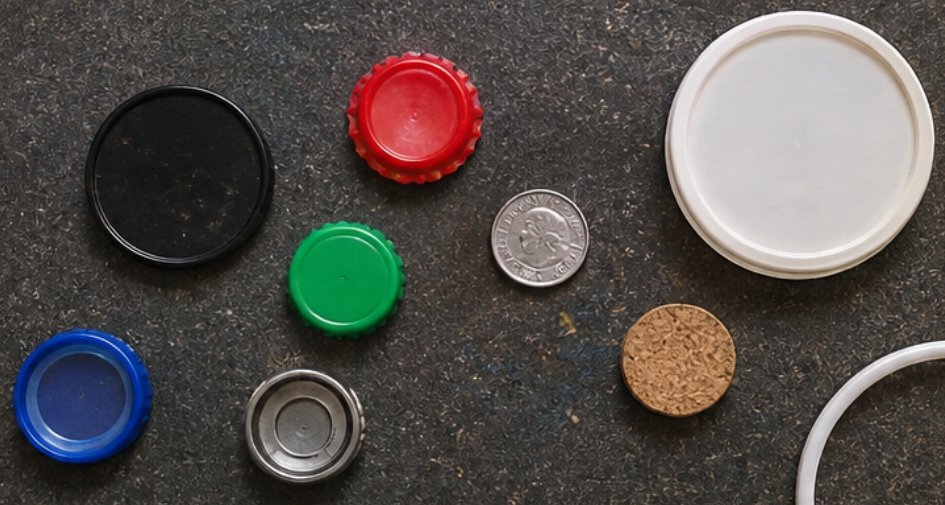
#> input picture images/input_image2.png, 945 x 505 px
$ jupyter execute Q2_Robust_Circle_Detection_Hough_Transform.ipynb
#> lines starting #> are read from the running program, lines starting #| are printed output that depends on the picture
# Q2. Robust Circle Detection using Hough Transform

This notebook performs **circle detection using the Hough Transform** on an image containing multiple circular objects.

The experiment investigates:

1. Preprocessing and edge detection.
2. Circle detection using the Hough Transform.
3. The effect of changing the **radius range**.
4. The effect of changing the **detection threshold**.
5. Visualization of detected circles on the original image.
6. Selection of the parameter setting giving the most accurate detection.
7. Discussion of false and missed detections.

> **Note:** Place your input image in the same directory as this notebook and change `IMAGE_PATH` below.

[cell 1]
# Install/import required libraries
# If needed, uncomment:
# !pip install opencv-python scikit-image matplotlib numpy

import cv2
import numpy as np
import matplotlib.pyplot as plt

from skimage.transform import hough_circle, hough_circle_peaks
from skimage.feature import canny

plt.rcParams["figure.figsize"] = (10, 7)

[cell 2]
# -------------------------------------------------
# Configuration
# -------------------------------------------------
IMAGE_PATH = "../images/input_image2.png"   # <-- CHANGE THIS

# Edge detection parameters
GAUSSIAN_SIGMA = 2.0
CANNY_LOW = 50
CANNY_HIGH = 150

# -------------------------------------------------
# Circle detection experiments
# -------------------------------------------------

# Radius ranges to investigate
RADIUS_RANGES = [
    (10, 40),
    (20, 80),
    (40, 120)
]

# Detection thresholds.
# hough_circle_peaks uses total_num_peaks rather than
# a simple absolute threshold, so we additionally use
# normalize=True and inspect accumulator strength.
PEAK_THRESHOLDS = [
    0.25,
    0.40,
    0.55
]

# Maximum number of circles to return
MAX_CIRCLES = 20

# Minimum distance between detected circle centers
MIN_CENTER_DISTANCE = 20

[cell 3]
# Load image
image_bgr = cv2.imread(IMAGE_PATH)
#> image_bgr is the input picture: shape (505, 945, 3); mean B, G, R 75.7, 79.6, 84.2

if image_bgr is None:
    raise FileNotFoundError(
        f"Could not read '{IMAGE_PATH}'. "
        "Place the image in the notebook directory or update IMAGE_PATH."
    )

image_rgb = cv2.cvtColor(image_bgr, cv2.COLOR_BGR2RGB)
gray = cv2.cvtColor(image_bgr, cv2.COLOR_BGR2GRAY)
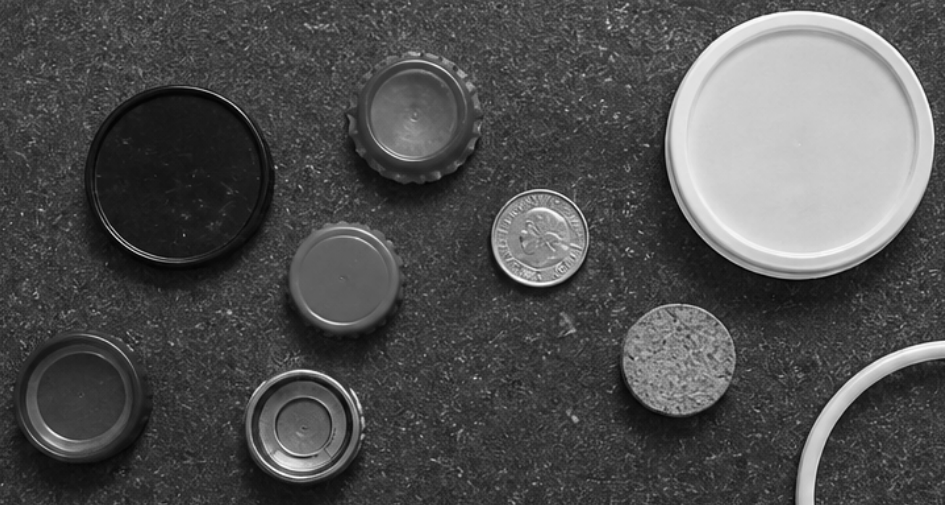
#> gray: shape (505, 945); min 1, max 254, mean 80.5

print("Image shape:", image_rgb.shape)
#| Image shape: (505, 945, 3)

plt.figure()
plt.imshow(image_rgb)
plt.title("Original Image")
plt.axis("off")
plt.show()

plt.figure()
plt.imshow(gray, cmap="gray")
plt.title("Grayscale Image")
plt.axis("off")
plt.show()

## 1. Preprocessing and Edge Detection

Circle detection works on an edge image. We first smooth the grayscale image to reduce noise and then detect edges using the Canny operator.

[cell 4]
# Gaussian smoothing
blurred = cv2.GaussianBlur(
    gray,
    ksize=(0, 0),
    sigmaX=GAUSSIAN_SIGMA
)

# Canny edge detection
edges_cv = cv2.Canny(
    blurred,
    threshold1=CANNY_LOW,
    threshold2=CANNY_HIGH
)
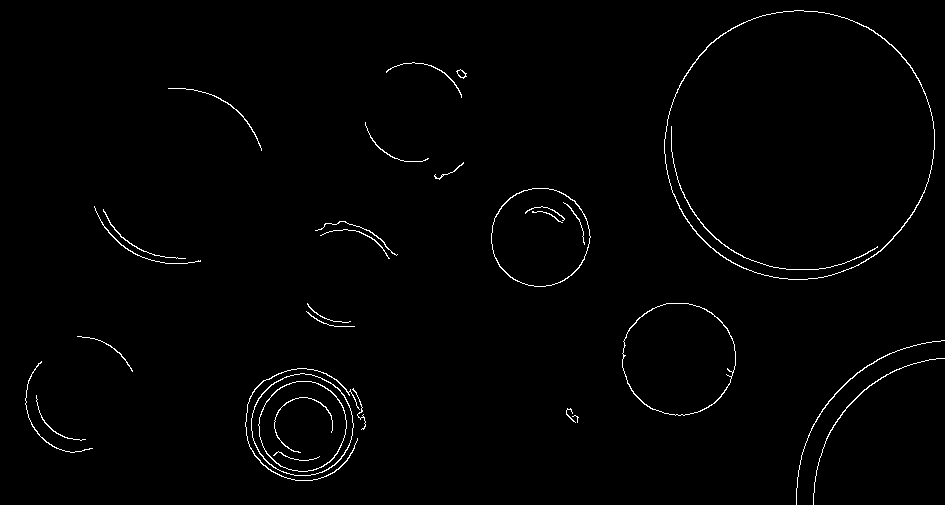
#> edges_cv: shape (505, 945); 1.2% white in thin lines or dots

# Convert to boolean for skimage
edges = edges_cv > 0
#> edges: shape (505, 945) bool; 1.2% white in thin lines or dots

print("Number of edge pixels:", np.count_nonzero(edges))
#| Number of edge pixels: 5577

fig, axes = plt.subplots(1, 2, figsize=(16, 6))

axes[0].imshow(blurred, cmap="gray")
axes[0].set_title("Gaussian Smoothed Image")
axes[0].axis("off")

axes[1].imshow(edges, cmap="gray")
axes[1].set_title("Canny Edge Map")
axes[1].axis("off")

plt.tight_layout()
plt.show()
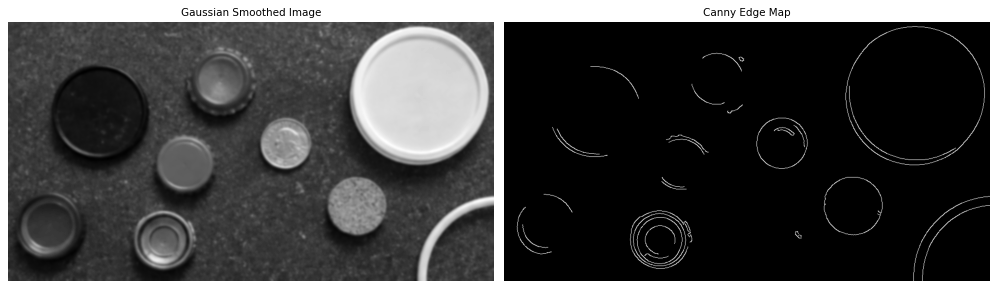
#> figure drawn by matplotlib, 2 panels

## 2. Hough Transform for Circle Detection

For a circle,

$$
(x-a)^2 + (y-b)^2 = r^2
$$

where:
- $(a,b)$ is the center,
- $r$ is the radius.

The circle Hough Transform searches over possible centers and radii and accumulates votes from edge pixels.

We use `hough_circle()` and `hough_circle_peaks()` from `scikit-image`.

[cell 5]
def detect_circles(edge_image, min_radius, max_radius,
                    threshold=0.4, max_circles=20):
    """Detect circles using the circular Hough Transform."""

    radii = np.arange(min_radius, max_radius + 1)

    # Hough accumulator
    hough_res = hough_circle(edge_image, radii)

    # Extract strongest peaks.
    # threshold is relative to the maximum accumulator response
    # when normalize=True.
    accums, cx, cy, detected_radii = hough_circle_peaks(
        hough_res,
        radii,
        total_num_peaks=max_circles,
        threshold=threshold,
        normalize=True,
        min_xdistance=MIN_CENTER_DISTANCE,
        min_ydistance=MIN_CENTER_DISTANCE
    )

    return accums, cx, cy, detected_radii, hough_res

[cell 6]
def draw_circles(image, cx, cy, radii):
    """Draw detected circles on an RGB image."""

    result = image.copy()

    for x, y, r in zip(cx, cy, radii):
        cv2.circle(
            result,
            (int(x), int(y)),
            int(r),
            (255, 0, 0),
            2,
            cv2.LINE_AA
        )

        # Mark center
        cv2.circle(
            result,
            (int(x), int(y)),
            3,
            (0, 255, 0),
            -1
        )

    return result

## 3. Investigating Different Radius Ranges

The first experiment keeps the detection threshold fixed while changing the allowed radius range.

A radius range that is too narrow can cause **missed detections**. A very wide range increases the search space and can allow **false detections**, especially in noisy images.

[cell 7]
FIXED_THRESHOLD = 0.40

radius_results = []

for min_r, max_r in RADIUS_RANGES:
    accums, cx, cy, detected_radii, hough_res = detect_circles(
        edges,
        min_r,
        max_r,
        threshold=FIXED_THRESHOLD,
        max_circles=MAX_CIRCLES
    )

    overlay = draw_circles(
        image_rgb,
        cx,
        cy,
        detected_radii
    )

    radius_results.append({
        "min_radius": min_r,
        "max_radius": max_r,
        "accums": accums,
        "cx": cx,
        "cy": cy,
        "radii": detected_radii,
        "overlay": overlay,
        "hough_res": hough_res
    })
#> this loop made 3 passes
#> (accums, cx, cy, detected_radii) on passes 1 to 3: ([0.506], [303], [426], [29]), ([0.506, 0.854, 0.544], [303, 540, 679], [426, 237, 359], [29, 49, 56]), ([0.854, 0.73, 0.544], [540, 302, 679], [237, 425, 359], [49, 51, 56])
#> after the loop, radius_results = 3 items

fig, axes = plt.subplots(
    1,
    len(radius_results),
    figsize=(18, 6)
)

for ax, result in zip(axes, radius_results):
    ax.imshow(result["overlay"])
    ax.set_title(
        f"Radius Range: {result['min_radius']}–{result['max_radius']}\n"
        f"Circles: {len(result['radii'])}"
    )
    ax.axis("off")
#> this loop made 3 passes

plt.tight_layout()
plt.show()
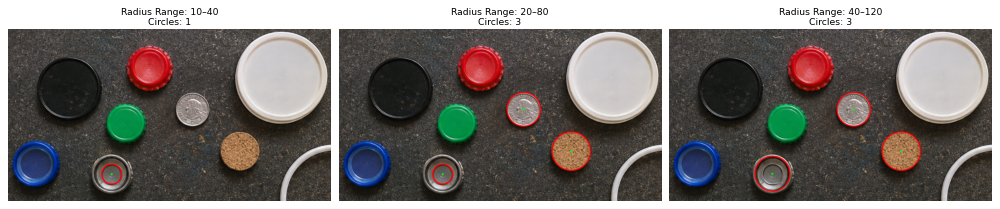
#> figure drawn by matplotlib, 3 panels

[cell 8]
# Print detected circles for each radius range
for result in radius_results:
    print(
        f"Radius range {result['min_radius']}–{result['max_radius']}: "
        f"{len(result['radii'])} circles"
    )

    for i, (x, y, r, score) in enumerate(
        zip(
            result["cx"],
            result["cy"],
            result["radii"],
            result["accums"]
        ),
        start=1
    ):
        print(
            f"  Circle {i}: center=({int(x)}, {int(y)}), "
            f"radius={int(r)}, score={score:.3f}"
        )

    print()

## 4. Investigating Different Detection Thresholds

Now we fix the radius range and vary the Hough peak threshold.

- **Lower threshold:** more circles are accepted, increasing sensitivity but potentially producing false detections.
- **Higher threshold:** only stronger circle candidates are retained, reducing false detections but potentially missing weak, partial, or noisy circles.

[cell 9]
# Select the radius range that appears most suitable.
# CHANGE these values if your image requires a different range.
BEST_MIN_RADIUS = 20
BEST_MAX_RADIUS = 80

threshold_results = []

for threshold in PEAK_THRESHOLDS:
    accums, cx, cy, detected_radii, hough_res = detect_circles(
        edges,
        BEST_MIN_RADIUS,
        BEST_MAX_RADIUS,
        threshold=threshold,
        max_circles=MAX_CIRCLES
    )

    overlay = draw_circles(
        image_rgb,
        cx,
        cy,
        detected_radii
    )

    threshold_results.append({
        "threshold": threshold,
        "accums": accums,
        "cx": cx,
        "cy": cy,
        "radii": detected_radii,
        "overlay": overlay,
        "hough_res": hough_res
    })
#> this loop made 3 passes
#> (accums, cx, cy, detected_radii) on passes 1 to 3: ([0.506, 0.854, 0.544, 0.35, 0.307, 0.254], [303, 540, 679, 413, 343, 79], [426, 237, 359, 112, 278, 396], [29, 49, 56, 49, 49, 43]), ([0.506, 0.854, 0.544], [303, 540, 679], [426, 237, 359], [29, 49, 56]), ([0.854, 0.73], [540, 302], [237, 425], [49, 51])
#> after the loop, threshold_results = 3 items

fig, axes = plt.subplots(
    1,
    len(threshold_results),
    figsize=(18, 6)
)

for ax, result in zip(axes, threshold_results):
    ax.imshow(result["overlay"])
    ax.set_title(
        f"Threshold: {result['threshold']}\n"
        f"Circles: {len(result['radii'])}"
    )
    ax.axis("off")

plt.tight_layout()
plt.show()

[cell 10]
# Print threshold experiment results
for result in threshold_results:
    print(
        f"Threshold {result['threshold']}: "
        f"{len(result['radii'])} circles"
    )

    for i, (x, y, r, score) in enumerate(
        zip(
            result["cx"],
            result["cy"],
            result["radii"],
            result["accums"]
        ),
        start=1
    ):
        print(
            f"  Circle {i}: center=({int(x)}, {int(y)}), "
            f"radius={int(r)}, score={score:.3f}"
        )

    print()

## 5. Final / Most Accurate Parameter Setting

After visually inspecting the experiments above, select the parameters that provide the best balance between:

- detecting the actual circular objects,
- avoiding duplicate circles,
- avoiding false circles caused by noise or other curved structures,
- detecting partial circles when enough of their boundary remains visible.

Update the values in the cell below if necessary.

[cell 11]
# -------------------------------------------------
# FINAL SELECTED PARAMETERS
# -------------------------------------------------
FINAL_MIN_RADIUS = 20
FINAL_MAX_RADIUS = 80
FINAL_THRESHOLD = 0.40

final_accums, final_cx, final_cy, final_radii, final_hough = detect_circles(
    edges,
    FINAL_MIN_RADIUS,
    FINAL_MAX_RADIUS,
    threshold=FINAL_THRESHOLD,
    max_circles=MAX_CIRCLES
)
#> final_accums = [0.506, 0.854, 0.544]; final_cx = [303, 540, 679]; final_cy = [426, 237, 359]; final_radii = [29, 49, 56]

final_overlay = draw_circles(
    image_rgb,
    final_cx,
    final_cy,
    final_radii
)

print("Final parameter settings")
print("------------------------")
print("Minimum radius :", FINAL_MIN_RADIUS)
print("Maximum radius :", FINAL_MAX_RADIUS)
print("Threshold      :", FINAL_THRESHOLD)
print("Circles found  :", len(final_radii))
#| Circles found  : 3

plt.figure(figsize=(12, 8))
plt.imshow(final_overlay)
plt.title(
    f"Final Circle Detection "
    f"(Radius {FINAL_MIN_RADIUS}–{FINAL_MAX_RADIUS}, "
    f"Threshold {FINAL_THRESHOLD})"
)
plt.axis("off")
plt.show()

[cell 12]
# Final detected circle table
print("Final detected circles:")
print("-" * 65)
print(f"{'No.':<5}{'Center (x,y)':<20}{'Radius':<12}{'Score':<10}")
print("-" * 65)

for i, (x, y, r, score) in enumerate(
    zip(final_cx, final_cy, final_radii, final_accums),
    start=1
):
    print(
        f"{i:<5}"
        f"({int(x)}, {int(y)}){'':<11}"
        f"{int(r):<12}"
        f"{score:.3f}"
    )
#> this loop made 3 passes
#> (x, y, r, score) on passes 1 to 3: (303, 426, 29, 0.506), (540, 237, 49, 0.854), (679, 359, 56, 0.544)
#| 1    (303, 426)           29          0.506
#| 2    (540, 237)           49          0.854
#| 3    (679, 359)           56          0.544

$ run again, with images/input_image1.png copied over images/input_image2.png
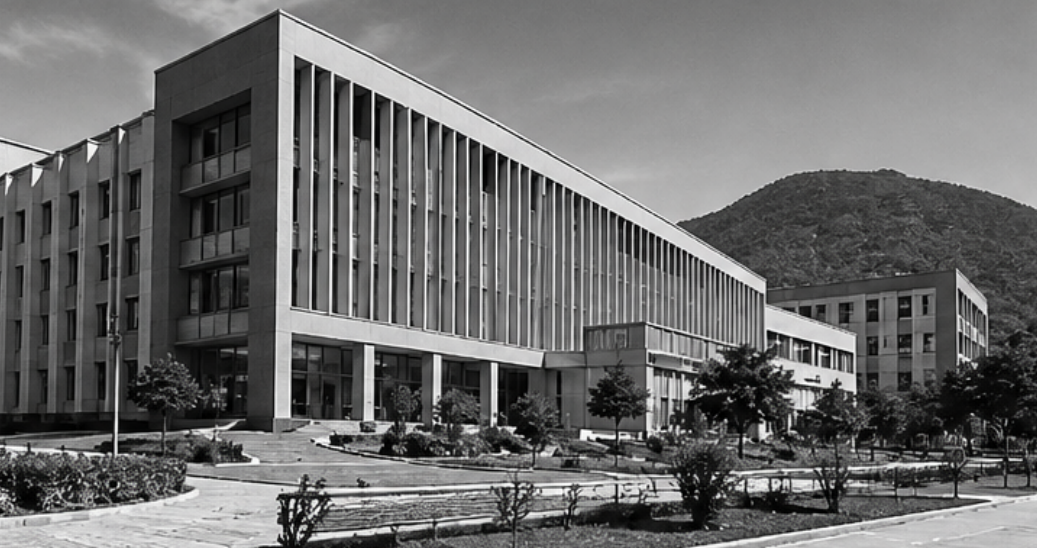
#> input picture images/input_image1.png, 1037 x 548 px
#> image_bgr is the input picture: shape (548, 1037, 3); mean B, G, R 108.3, 108.4, 108.5
#| Image shape: (548, 1037, 3)
#> `edges_cv = cv2.Canny( blurred, threshold1=CANNY_LOW, threshold2=CANNY_..`:
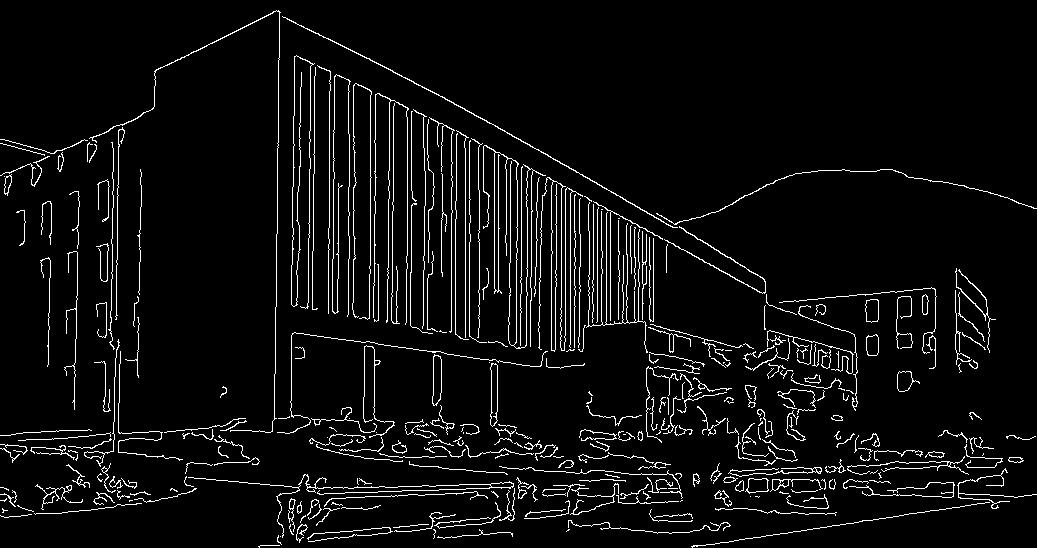
#> edges_cv: shape (548, 1037); 5.3% white in thin lines or dots
#> edges: shape (548, 1037) bool; 5.3% white in thin lines or dots
#| Number of edge pixels: 29892
#> after the loop `for min_r, max_r in RADIUS_RANGES:`: radius_results = 3 items
#> the loop `for ax, result in zip(axes, radius_results):` made 3 passes
#> the loop `for result in radius_results:` made 3 passes
#> (printed output is left out)
#> the loop `for threshold in PEAK_THRESHOLDS:` made 3 passes
#> pass 1, `overlay = draw_circles( image_rgb, cx, cy, detected_radii )`:
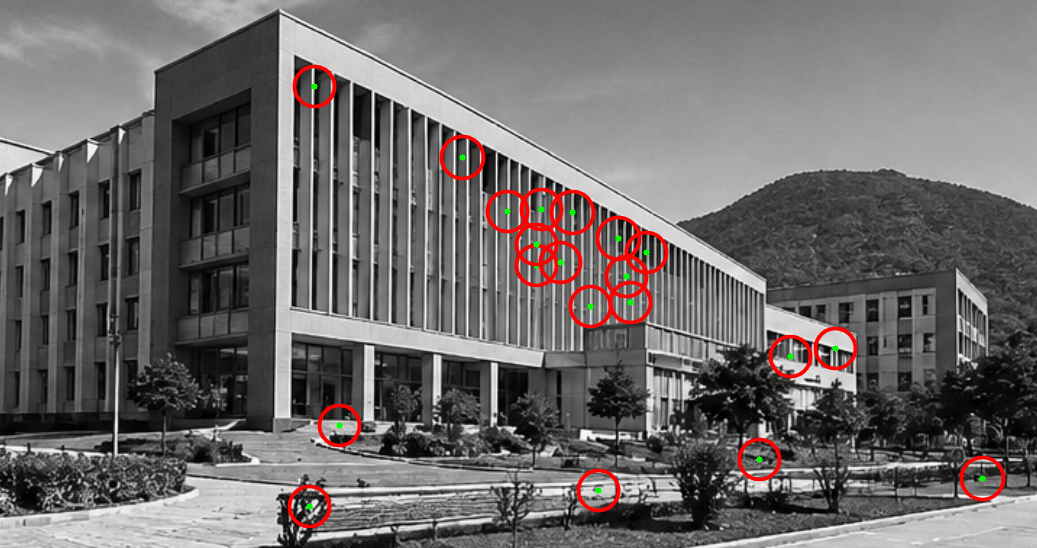
#> overlay: shape (548, 1037, 3); mean R, G, B 110.7, 106.7, 106.4
#> the loop `for ax, result in zip(axes, threshold_results):` made 3 passes
#> the loop `for result in threshold_results:` made 3 passes
#> (printed output is left out)
#> final_accums = empty array
#| Circles found  : 0
